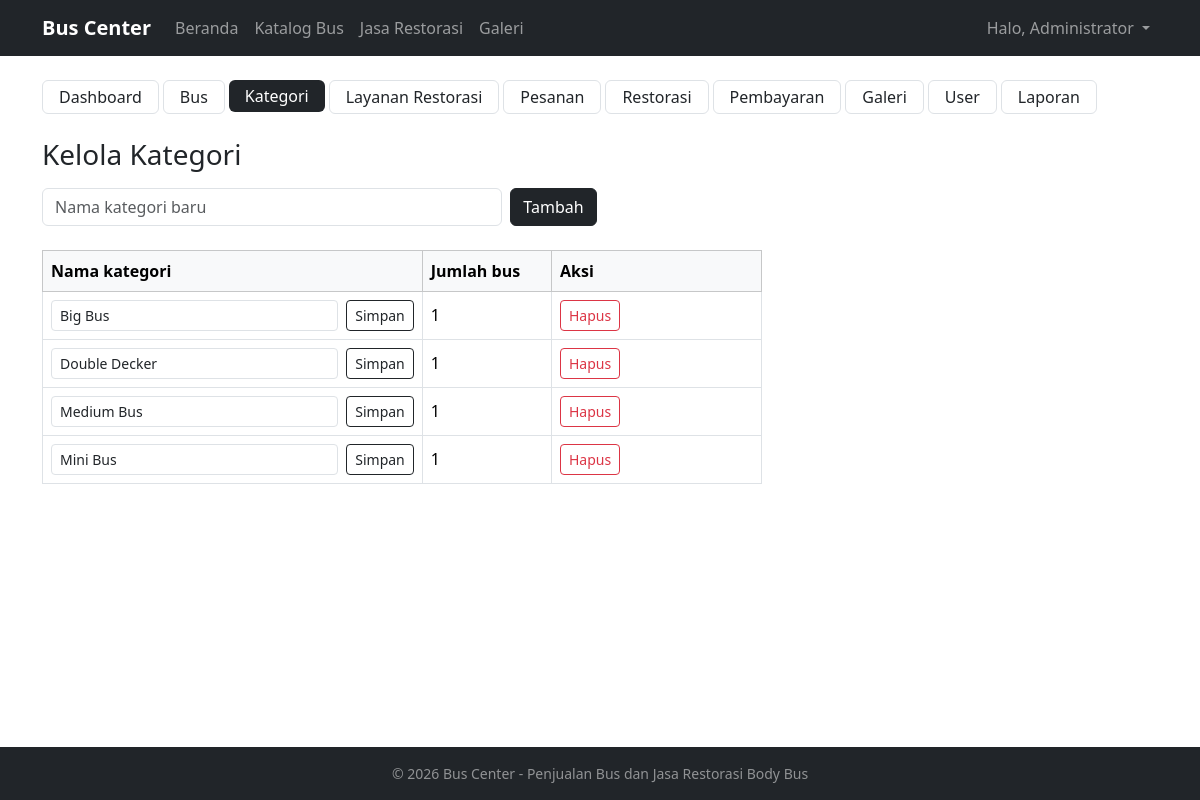
/admin/kategori/index.php (signed in), run on the app's committed database.
### tables this page shows
CREATE TABLE kategori (
  id             INT AUTO_INCREMENT PRIMARY KEY,
  nama_kategori  VARCHAR(50) NOT NULL UNIQUE
);

### includes/fungsi.php (called while the page is built, shortened)
<?php
function e($teks) {
    return htmlspecialchars((string)($teks ?? ''), ENT_QUOTES, 'UTF-8');
}
function db_stmt($sql, $types, $params) {
    global $koneksi;
    $st = mysqli_prepare($koneksi, $sql);
    mysqli_stmt_execute($st);
    return $st;
}
function db_all($sql, $types = '', $params = []) {
    $st = db_stmt($sql, $types, $params);
    return mysqli_fetch_all(mysqli_stmt_get_result($st), MYSQLI_ASSOC);
}

### admin/kategori/index.php (the view, shortened to what this page needs)
<?php
$kategori = db_all("SELECT k.*, (SELECT COUNT(*) FROM bus WHERE kategori_id = k.id) AS jml_bus FROM kategori k ORDER BY k.nama_kategori");
require_once __DIR__ . '/../../includes/header.php';
require_once __DIR__ . '/../../includes/admin_menu.php';
?>
<h3 class="mb-3">Kelola Kategori</h3>
<form method="POST" class="row g-2 mb-4">
    <div class="col-md-5"><input type="text" name="nama_kategori" class="form-control" placeholder="Nama kategori baru" required></div>
    <div class="col-auto"><button name="tambah" class="btn btn-dark">Tambah</button></div>
</form>
<table class="table table-bordered align-middle" style="max-width:720px">
    <thead class="table-light"><tr><th>Nama kategori</th><th>Jumlah bus</th><th style="width:210px">Aksi</th></tr></thead>
    <tbody>
    <?php foreach ($kategori as $k): ?>
        <tr>
            <td>
                <form method="POST" class="d-flex gap-2" id="u<?= $k['id'] ?>">
                    <input type="text" name="nama_kategori" class="form-control form-control-sm" value="<?= e($k['nama_kategori']) ?>" required>
                    <button name="ubah" class="btn btn-sm btn-outline-dark">Simpan</button>
                </form>
            </td>
            <td><?= (int)$k['jml_bus'] ?></td>
            <td>
                <form method="POST" onsubmit="return confirm('Hapus kategori ini?');">
                    <button name="hapus" class="btn btn-sm btn-outline-danger">Hapus</button>
                </form>
            </td>
        </tr>
    <?php endforeach; ?>
    </tbody>
</table>
<?php require_once __DIR__ . '/../../includes/footer.php'; ?>

### data on the page
kategori: nama_kategori "Big Bus", jml_bus "1"
kategori: nama_kategori "Double Decker", jml_bus "1"
kategori: nama_kategori "Medium Bus", jml_bus "1"
kategori: nama_kategori "Mini Bus", jml_bus "1"

### other printed values
APP_NAME "Bus Center"
$_SESSION['nama'] "Administrator"
$label "Dashboard"
$label "Bus"
$label "Kategori"
$label "Layanan Restorasi"
$label "Pesanan"
$label "Restorasi"
$label "Pembayaran"
$label "Galeri"
$label "User"
$label "Laporan"
